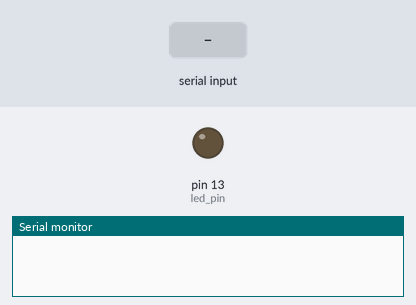
Simulated run of this sketch. Board: Arduino Uno, built with avr-gcc and run on an emulated ATmega328P. On the bench: output pins drawn as LEDs (lit = HIGH), the last lines printed to the serial monitor. Inputs (shaded band) come from the test bench.

Above: at 1.2 s.
1.3 s: "u" received over Serial
At 1.7 s:
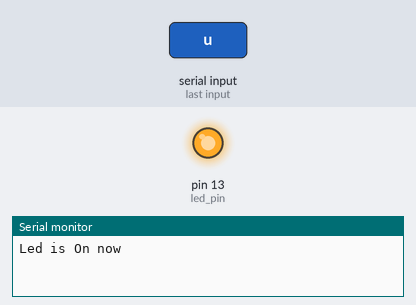
2.8 s: "d" received over Serial
At 4.0 s:
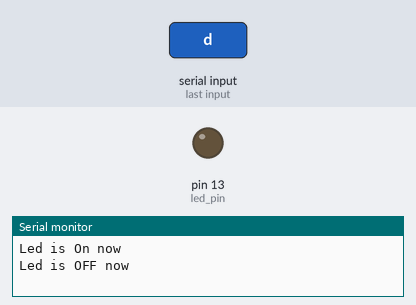
Timing chart, 0 to 5.8 s (numbered marks = the images above; inputs shaded):
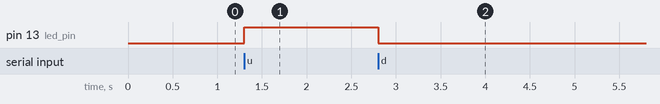

Measured:
- after the input at 1.3 s, pin 13 (led_pin): LOW → HIGH at once
- after the input at 2.8 s, pin 13 (led_pin): HIGH → LOW at once

The sketch:

main.ino
```cpp
#define led_pin 13
#define PIN_PHOTO_SENSOR A2

void setup() {
  Serial.begin(9600);
  pinMode(led_pin, OUTPUT);
}
void check_serail(){
  while (Serial.available() > 0){
    char message = Serial.read();
    if(message ==  'u'){
      digitalWrite(led_pin, HIGH);
      Serial.println("Led is On now");
    }else if(message == 'd'){
      digitalWrite(led_pin, LOW);
      Serial.println("Led is OFF now");
    }else if(message == 'o'){
      int val = analogRead(PIN_PHOTO_SENSOR);
      Serial.print(val);
    }
  }

}

void loop() {
  check_serail();

}
```
